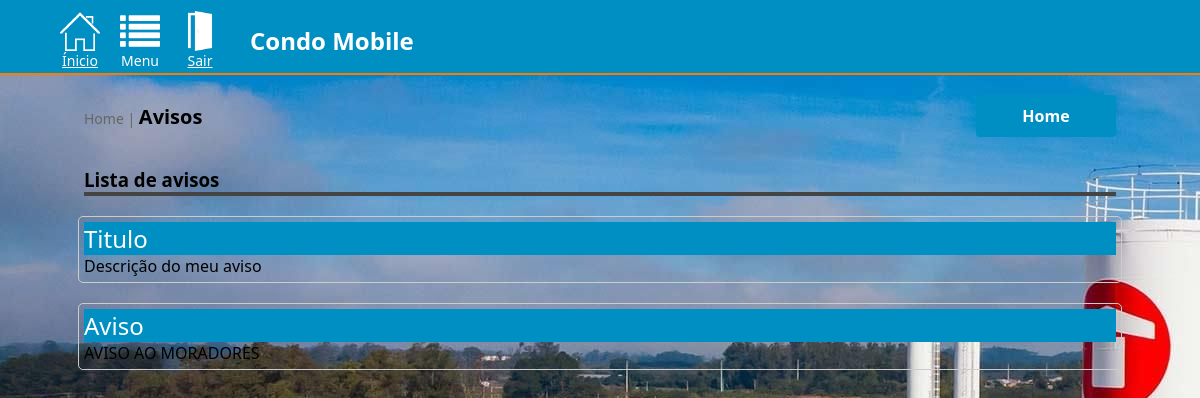
/avisos (signed in), run on the app's committed database.
### tables this page shows
CREATE TABLE `avisos` (
  `idAviso` int(11) NOT NULL,
  `descricaoAviso` text NOT NULL,
  `titulo` varchar(150) DEFAULT NULL
);

### Core/Controller.php (called while the page is built, shortened)
<?php
    class Controller {
        public function loadTemplate($view, $viewData=array()){
            require 'View/template.php';
        }
        public function loadViewInTemplate($view, $viewData=array()){
            extract($viewData);
            require 'View/'.$view.'.php';
        }
    }
?>

### Controller/avisosController.php (called while the page is built)
<?php
    class avisosController extends Controller {
        public function index() {
            $dados = array();
            $aviso = new Avisos();
            $dados['avisos'] = $aviso->getAvisos();
            $this->loadTemplate('avisos', $dados);
        }
    }
?>

### Core/Core.php (called while the page is built, shortened)
<?php
    class Core {
        public function start(){
            $url = '/';
            $parametros = array();
            if(isset($_GET['url'])){
                $url .= $_GET['url'];
            }
            if(!empty($url) and $url != '/'){
                $url = explode('/', $url);
                array_shift($url);
                array_shift($url);
                if(!empty($url) and $url[0] != '/'){
                    $currentAction = $url[0];
                    array_shift($url);
                }else{
                    $currentAction = 'index';
                }
            }else{
                $currentController = 'homeController';
                $currentAction = 'index';
            }
            $controller = new $currentController();
            call_user_func_array(array($controller, $currentAction), $parametros);
        }
    }
?>

### Model/Avisos.php (called while the page is built, shortened)
<?php
    class Avisos {
        public function getAvisos(){
            global $conn;
            $sql = $conn->query("SELECT * FROM avisos ORDER BY idAviso DESC");
            if($sql->rowCount() > 0){
                $sql = $sql->fetchAll();
            }
            return $sql;
        }
    }
?>

### View/avisos.php (the view)
<div class="contentor-site">
    <div class="local">
        <div class="local-titulo"><a href="<?php echo BASE; ?>" style="text-decoration:none;font-size:14px;font-weight:normal;color:#666">Home | </a>Avisos</div>
        <div style="display:flex">
            <a href="<?php echo BASE; ?>" class="novo" style="width:120px">Home</a>
        </div>
    </div>
    <div style="width:86%;margin-top:20px"><h3 style="margin:0">Lista de avisos</h3></div>
    <div class="separador" style="width:86%"></div>
    <?php foreach($avisos as $item): ?>
        <div class="cont-avisos">
            <div class=aviso-titulo>
                <?php echo $item['titulo']; ?>
            </div>
            <div class="aviso-descricao">
                <?php echo $item['descricaoAviso']; ?>
            </div>
        </div>
    <?php endforeach; ?>
</div>

### css/style.css (style rules this page uses)
body { background: url(../image/tenda.jpg); }

### assets/css/style.css (style rules this page uses)
body { margin: 0; padding: 0; font-family:Segoe UI; }
.contentor-site { display: flex; flex-direction:column; align-items: center; }
.local { display:flex; justify-content: space-between; align-items: center; width: 86%; margin: 20px 0 10px 0; }
.local-titulo { font-size: 20px; font-weight: bold; }
.novo { display: flex; justify-content:center; align-items: center; width: 100px; padding: 10px; color: #fff; font-weight: bold; text-decoration: none; border-radius: 4px; background-color: #008fc3; }
.separador { height:4px; width: 60%; background-color: #444; }
.cont-avisos { width: 86%; border: 1px solid #ccc; margin: 20px 0 0 0; padding: 5px; border-radius: 5px; }
.aviso-titulo { width: 100%; background-color: #008fc3; color: #fff; font-size: 24px; }

### data on the page
avisos: titulo "Titulo", descricaoAviso "Descrição do meu aviso"
avisos: titulo "Aviso", descricaoAviso "AVISO AO MORADORES"
